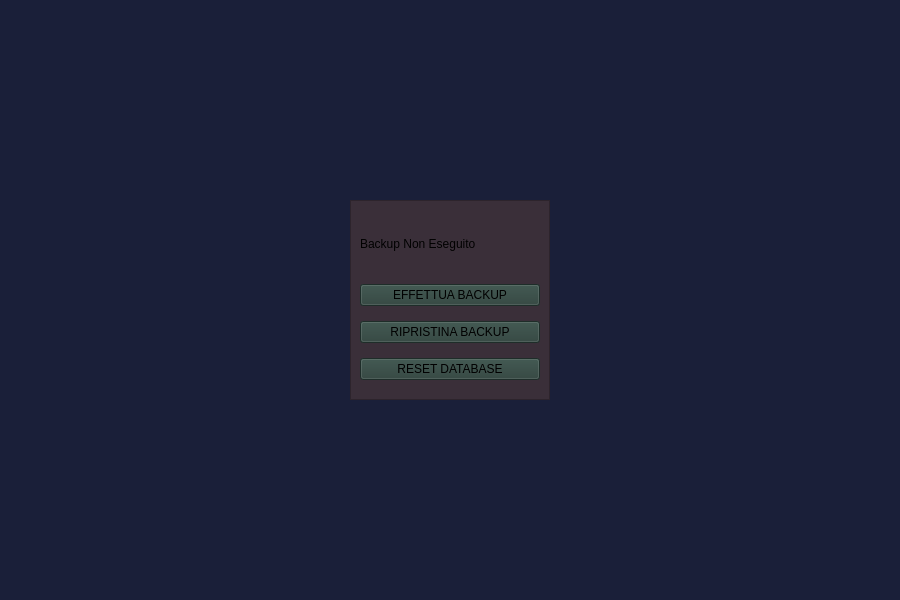
<?xml version="1.0" encoding="UTF-8"?>
<ui version="4.0">
 <class>Prodotti</class>
 <widget class="QWidget" name="Prodotti">
  <property name="geometry">
   <rect>
    <x>0</x>
    <y>0</y>
    <width>900</width>
    <height>600</height>
   </rect>
  </property>
  <property name="windowTitle">
   <string>Form</string>
  </property>
  <property name="layoutDirection">
   <enum>Qt::LeftToRight</enum>
  </property>
  <property name="autoFillBackground">
   <bool>false</bool>
  </property>
  <property name="styleSheet">
   <string notr="true">#Prodotti{
	background-color:#1a1f39;
}
#frame{
	background-color:#3a2f39;
}
</string>
  </property>
  <layout class="QHBoxLayout" name="horizontalLayout">
   <item>
    <widget class="QFrame" name="frame">
     <property name="maximumSize">
      <size>
       <width>200</width>
       <height>200</height>
      </size>
     </property>
     <property name="styleSheet">
      <string notr="true">#effettuaBackup, #resetDatabase, #ripristinaBackup{
	background-color:#2a3f39;
}</string>
     </property>
     <property name="frameShape">
      <enum>QFrame::StyledPanel</enum>
     </property>
     <property name="frameShadow">
      <enum>QFrame::Raised</enum>
     </property>
     <layout class="QVBoxLayout" name="verticalLayout_2">
      <item>
       <widget class="QLabel" name="stato">
        <property name="maximumSize">
         <size>
          <width>16777215</width>
          <height>50</height>
         </size>
        </property>
        <property name="text">
         <string>Backup Non Eseguito</string>
        </property>
        <property name="alignment">
         <set>Qt::AlignLeading|Qt::AlignLeft|Qt::AlignVCenter</set>
        </property>
       </widget>
      </item>
      <item>
       <widget class="QPushButton" name="effettuaBackup">
        <property name="maximumSize">
         <size>
          <width>200</width>
          <height>16777215</height>
         </size>
        </property>
        <property name="cursor">
         <cursorShape>PointingHandCursor</cursorShape>
        </property>
        <property name="layoutDirection">
         <enum>Qt::LeftToRight</enum>
        </property>
        <property name="text">
         <string>EFFETTUA BACKUP</string>
        </property>
        <property name="checkable">
         <bool>false</bool>
        </property>
       </widget>
      </item>
      <item>
       <widget class="QPushButton" name="ripristinaBackup">
        <property name="text">
         <string>RIPRISTINA BACKUP</string>
        </property>
       </widget>
      </item>
      <item>
       <widget class="QPushButton" name="resetDatabase">
        <property name="styleSheet">
         <string notr="true">#pushButton_2{
	background-color:#9a3f39;
}</string>
        </property>
        <property name="text">
         <string>RESET DATABASE</string>
        </property>
       </widget>
      </item>
     </layout>
    </widget>
   </item>
  </layout>
 </widget>
 <resources>
  <include location="../assets/resources.qrc"/>
 </resources>
 <connections/>
</ui>
